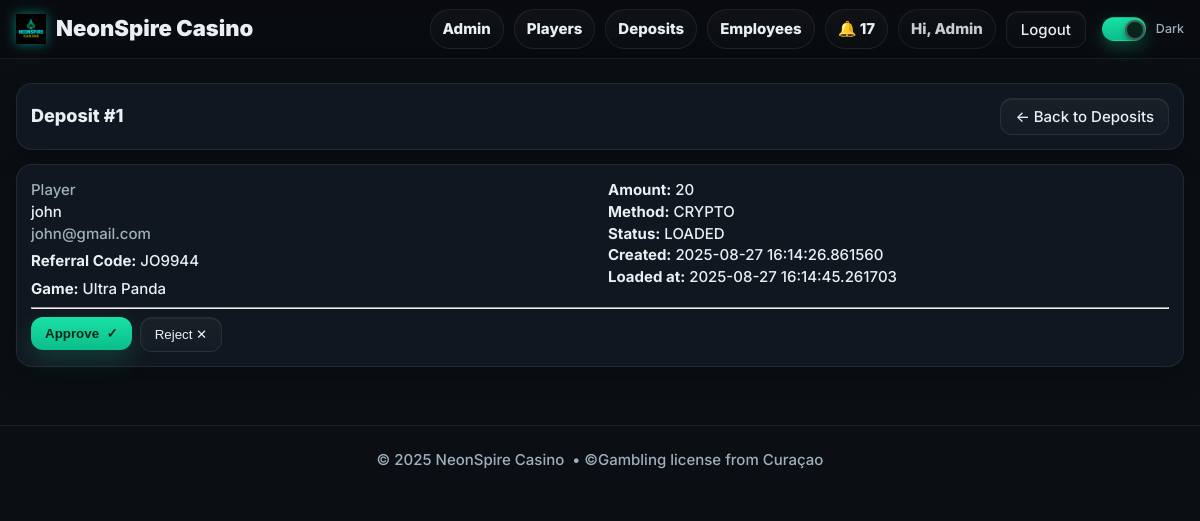
Page /employee/deposits/1 (signed in) on the committed database.
### models.py (models this page shows, shortened)
class User(db.Model, UserMixin):
    __tablename__ = "users"
    id = db.Column(db.Integer, primary_key=True)
    name = db.Column(db.String(120), nullable=False)
    email = db.Column(db.String(255), unique=True, nullable=False, index=True)
    mobile = db.Column(db.String(24), nullable=True, index=True)  # E.164
    password_hash = db.Column(db.String(255), nullable=False)
    role = db.Column(db.String(20), nullable=False, default="PLAYER")  # PLAYER | EMPLOYEE | ADMIN
    email_verified = db.Column(db.Boolean, default=False, index=True)
    email_verified_at = db.Column(db.DateTime, nullable=True)
    promo_seen = db.Column(db.Boolean, default=False, index=True)
    created_at = db.Column(db.DateTime, default=datetime.utcnow)

class DepositRequest(db.Model):
    __tablename__ = "deposit_requests"
    id = db.Column(db.Integer, primary_key=True)
    user_id = db.Column(db.Integer, db.ForeignKey("users.id"), nullable=False, index=True)
    game_id = db.Column(db.Integer, db.ForeignKey("games.id"), nullable=True, index=True)
    amount = db.Column(db.Integer, nullable=False)
    method = db.Column(db.String(20), nullable=False, default="CRYPTO", index=True)  # CRYPTO|CHIME|CASHAPP
    proof_url = db.Column(db.String(500), default="")
    status = db.Column(db.String(20), default="PENDING", index=True)  # PENDING|RECEIVED|LOADED|REJECTED
    note = db.Column(db.String(300), default="")
    received_at = db.Column(db.DateTime, nullable=True)
    loaded_at = db.Column(db.DateTime, nullable=True)
    loaded_by = db.Column(db.Integer, db.ForeignKey("users.id"), nullable=True)
    credited_amount = db.Column(db.Integer, default=0)
    provider = db.Column(db.String(32), default="safepay")
    provider_order_id = db.Column(db.String(128))
    pay_url = db.Column(db.Text)
    backend_url = db.Column(db.Text)
    meta = db.Column(db.JSON, default=dict)
    created_at = db.Column(db.DateTime, default=datetime.utcnow)
    updated_at = db.Column(db.DateTime, default=datetime.utcnow, onupdate=datetime.utcnow)

class Game(db.Model):
    __tablename__ = "games"
    id = db.Column(db.Integer, primary_key=True)
    name = db.Column(db.String(120), nullable=False)
    description = db.Column(db.String(300), default="")
    icon_url = db.Column(db.String(500), default="")
    download_url = db.Column(db.String(500), nullable=False)
    backend_url = db.Column(db.String(500), nullable=True)
    is_active = db.Column(db.Boolean, default=True, index=True)
    created_at = db.Column(db.DateTime, default=datetime.utcnow)

### employee_bp.py (the view)
@employee_bp.get("/deposits/<int:dep_id>", endpoint="deposit_detail")
@login_required
def deposit_detail(dep_id: int):
    dep = db.session.get(DepositRequest, dep_id)
    if not dep:
        flash("Deposit not found.", "error")
        return redirect(url_for("employeebp.deposits_list"))
    user = db.session.get(User, dep.user_id) if dep.user_id else None
    game = db.session.get(Game, dep.game_id) if dep.game_id else None
    refcode = None
    if dep.user_id:
        rc = ReferralCode.query.filter_by(user_id=dep.user_id).first()
        refcode = rc.code if rc else None
    ctx = dict(
        page_title=f"Deposit #{dep.id}",
        dep=dep,
        user=user,
        game=game,
        refcode=refcode,
    )
    if _template_exists("employee_deposit_detail.html"):
        return render_template("employee_deposit_detail.html", **ctx)
    return render_template_string("""{% extends "base.html" %}{% block content %}
    <div class="shell">
      <div class="panel" style="display:flex;align-items:center;justify-content:space-between">
        <div class="h3">Deposit #{{ dep.id }}</div>
        <a class="btn" href="{{ url_for('employeebp.deposits_list') }}">← Back to Deposits</a>
      </div>
      <div class="panel">
        <div class="grid-2" style="display:grid;grid-template-columns:1fr 1fr;gap:16px">
          <div>
            <div class="muted">Player</div>
            <div class="h4">{{ user.name if user else ('User #' ~ dep.user_id) }}</div>
            {% if user and user.email %}<div class="muted">{{ user.email }}</div>{% endif %}
            {% if refcode %}<div style="margin-top:6px"><strong>Referral Code:</strong> {{ refcode }}</div>{% endif %}
            {% if game %}<div style="margin-top:6px"><strong>Game:</strong> {{ game.name }}</div>{% endif %}
          </div>
          <div>
            <div><strong>Amount:</strong> {{ dep.amount }}</div>
            <div><strong>Method:</strong> {{ dep.method }}</div>
            <div><strong>Status:</strong> {{ dep.status }}</div>
            <div><strong>Created:</strong> {{ dep.created_at }}</div>
            {% if dep.loaded_at %}<div><strong>Loaded at:</strong> {{ dep.loaded_at }}</div>{% endif %}
          </div>
        </div>
        {% if dep.proof_url %}
          <hr>
          <div>
            <div class="muted">Payment Proof</div>
            <p><a class="btn" target="_blank" rel="noopener" href="{{ dep.proof_url }}">Open Proof</a></p>
            {% set is_img = dep.proof_url.lower().endswith(('.png','.jpg','.jpeg','.webp','.gif')) %}
            {% if is_img %}<div style="max-width:480px"><img src="{{ dep.proof_url }}" alt="Payment proof" style="max-width:100%;border-radius:10px"></div>{% endif %}
          </div>
        {% endif %}
        <hr>
        <div style="display:flex;gap:8px">
          <form method="post" action="{{ url_for('employeebp.deposits_loaded', dep_id=dep.id) }}"><button class="btn btn-primary" type="submit">Approve &nbsp;✓</button></form>
          <form method="post" action="{{ url_for('employeebp.deposits_reject', dep_id=dep.id) }}"><button class="btn" type="submit">Reject ✕</button></form>
        </div>
      </div>
    </div>{% endblock %}""", **ctx)

### employee_bp.py (called while the page is built)
@employee_bp.before_request
def require_employee():
    if not current_user.is_authenticated:
        return redirect(url_for("auth.login_get", next=url_for("employeebp.employee_home")))
    if current_user.role not in ("EMPLOYEE", "ADMIN"):
        return abort(403)

def _template_exists(name: str) -> bool:
    try:
        render_template(name)
        return True
    except Exception:
        return False

### templates/base.html (shortened to what this page needs)
<!DOCTYPE html>
<html lang="en" data-theme="dark">
<head>
  <link rel="stylesheet" href="{{ url_for('static', filename='css/styles.css') }}?v=dm2">
</head>
<body>
  <header class="nav" style="position:sticky;top:0;z-index:50;background:rgba(0,0,0,.25);backdrop-filter:blur(8px);border-bottom:1px solid var(--stroke)">
    <div class="shell nav-inner" style="display:flex;align-items:center;justify-content:space-between;height:58px">
      <a href="{{ url_for('short_bp.lob_short') }}" class="brand" aria-label="NeonSpire Casino">
        <img class="brand-logo" src="{{ url_for('static', filename='img/logo.png') }}" alt="NeonSpire Casino">
        <span class="brand-text">NeonSpire Casino</span>
      </a>
      <nav class="nav-links" style="display:flex;align-items:center;gap:10px">
        {% if current_user.is_authenticated %}
          {% if current_user.role == 'ADMIN' %}
            <a class="pill" href="{{ url_for('adminbp.admin_home') }}">Admin</a>
            <a class="pill" href="{{ url_for('adminbp.admin_players') }}">Players</a>
            <a class="pill" href="{{ url_for('adminbp.deposits_audit') }}">Deposits</a>
            <a class="pill" href="{{ url_for('adminbp.admin_users') }}">Employees</a>
          {% elif current_user.role == 'EMPLOYEE' %}
            <a class="pill" href="{{ url_for('employeebp.employee_home') }}">Employee</a>
          {% else %}
            <a class="pill" href="{{ url_for('short_bp.mylogin_clean') }}">My Logins</a>
          {% endif %}
          <a class="pill" href="{{ url_for('notifybp.list_notifications') }}">🔔 {{ unread_count or 0 }}</a>
          <span class="pill" style="pointer-events:none;opacity:.85">
            Hi, {{ current_user.name.split(' ')[0] if current_user.name else 'Player' }}
          </span>
          <a class="btn btn-ghost" href="{{ url_for('auth.logout') }}">Logout</a>
        {% else %}
          <a class="pill" href="{{ url_for('auth.login_get') }}">Login</a>
          <a class="btn btn-primary" href="{{ url_for('short_bp.reg_short') }}">Register</a>
        {% endif %}
        <label class="toggle" style="margin-left:6px">
          <span class="track"><span class="knob"></span></span>
          <span class="label">Dark</span>
        </label>
      </nav>
    </div>
  </header>
  <div class="hero-slot">
  </div>
  <main style="padding-bottom:20px">
    {% block content %}{% endblock %}
  </main>
  <footer class="shell footer"
          style="height:68px;border-top:1px solid var(--stroke);margin-top:24px;
                 display:flex;align-items:center;justify-content:center;">
    © {{ 2025 }} NeonSpire Casino &nbsp;•&nbsp;
    <span class="muted">©Gambling license from Curaçao </span>
  </footer>
</body>
</html>

### static/css/styles.css (style rules this page uses)
:root { --bg:#0b0f14; --panel:#111720; --panel-2:#0f151d; --text:#e9f0f4; --muted:#9fb0bd; --brand:#19e1a5; --brand-2:#0bbd8a; --stroke:rgba(255,255,255,.08); --chip:#0f1c27; --shadow:0 8px 24px rgba(0,0,0,.28); }
* { box-sizing:border-box }
html,body { margin:0;background:var(--bg);color:var(--text); font:500 15px/1.45 Inter,system-ui,-apple-system,Segoe UI,Roboto,Arial; -webkit-font-smoothing:antialiased; -moz-osx-font-smoothing:grayscale; text-rendering:optimizeLegibility; }
a { color:inherit;text-decoration:none }
img { max-width:100%;display:block }
.h3 { font-weight:800;font-size:18px }
.muted { color:var(--muted) }
.shell { max-width:1220px;margin:0 auto;padding:0 16px }
.nav { backdrop-filter: blur(8px); border-bottom:1px solid var(--stroke) }
.nav-inner { display:flex;align-items:center;justify-content:space-between;height:58px }
.brand { display:flex;gap:10px;align-items:center;font-weight:900 }
.nav-links { display:flex;align-items:center;gap:10px }
.pill { display:inline-flex;align-items:center;justify-content:center; padding:8px 12px;border-radius:999px;border:1px solid var(--stroke); background:linear-gradient(180deg,rgba(255,255,255,.03),rgba(255,255,255,.01)); font-weight:800; }
.btn,.btn-mini,.btn-auth,.btn-auth-primary { display:inline-flex;align-items:center;justify-content:center;gap:8px; text-align:center; line-height:1; position:relative; overflow:hidden; white-space:nowrap; }
.btn { border:1px solid var(--stroke); background:linear-gradient(180deg,rgba(255,255,255,.04),rgba(255,255,255,.02)); color:var(--text);padding:10px 14px;border-radius:12px; box-shadow:0 1px 0 rgba(255,255,255,.05) inset; transition:filter .15s ease, transform .06s ease; }
.btn-ghost { background:linear-gradient(180deg,rgba(255,255,255,.02),rgba(255,255,255,.01)) }
.btn-primary { background:linear-gradient(180deg,var(--brand),var(--brand-2));border:none; color:#06261c;font-weight:800;box-shadow:0 10px 24px rgba(25,225,165,.18); }
.panel { background:var(--panel);border:1px solid var(--stroke);border-radius:16px;padding:14px;margin-bottom:14px;box-shadow:var(--shadow) }
.footer { display:flex;align-items:center;justify-content:center;color:var(--muted) }
html,body { width:100% !important;max-width:100% !important;overflow-x:hidden !important; }
.shell,.nav,.nav-inner,.panel,section,aside,.rail-card,.player-grid,.game-grid,.game-card,.game-media,.game-actions,.btn-grid { max-width:100% !important; }
.player-grid > *, .game-grid > *, .game-card > *, .btn-grid > *, .panel > * { min-width:0 !important; }
.toggle { display:inline-flex; align-items:center; gap:10px; cursor:pointer; }
.toggle .track { position:relative; width:44px; height:24px; border-radius:999px; background:rgba(255,255,255,.10); border:1px solid var(--stroke); transition:background .22s ease, border-color .22s ease, box-shadow .22s ease; }
.toggle .knob { position:absolute; top:2px; left:2px; width:20px; height:20px; border-radius:50%; background:#ffffff; box-shadow:0 2px 6px rgba(0,0,0,.35); transform:translateX(0); transition:transform .22s ease, background .22s ease, box-shadow .22s ease; }
.toggle input:checked + .track { background:linear-gradient(180deg,var(--brand),var(--brand-2)); border-color:transparent; box-shadow:0 6px 16px rgba(25,225,165,.28); }
.toggle input:checked + .track .knob { transform:translateX(20px); background:#06261c; box-shadow:0 2px 6px rgba(0,0,0,.4), inset 0 0 0 2px rgba(255,255,255,.25); }
.toggle .label { font-size:12.5px; color:var(--muted); user-select:none; }

### templates/base.html (style rules this page uses)
.brand { display:flex; gap:10px; align-items:center; text-decoration:none; color:inherit; font-weight:900; font-size:22px }
.brand-logo { height:30px; width:auto; display:block; filter: drop-shadow(0 0 6px rgba(0,255,233,.45)); }
.hero-slot { position:relative; z-index:2; padding-top:12px; }
header.nav { overflow:visible; }

### rows in the picture
User: name "Admin"
DepositRequest: id+amount+method "Deposit #1 ← Back to Deposits Player john john@gmail.com Referral Code: JO9944 Game: Ultra Panda Amount: 20 Method: CRYPTO Status: LOADED Created: 2025-08-27 16:14:26.861560 Loaded at: 2025-08-27 16:14:45.261703 Approve ✓ Reject ✕"

### other values in the picture
{{ unread_count or 0 }} "17"
{{ 2025 }} "2025"
